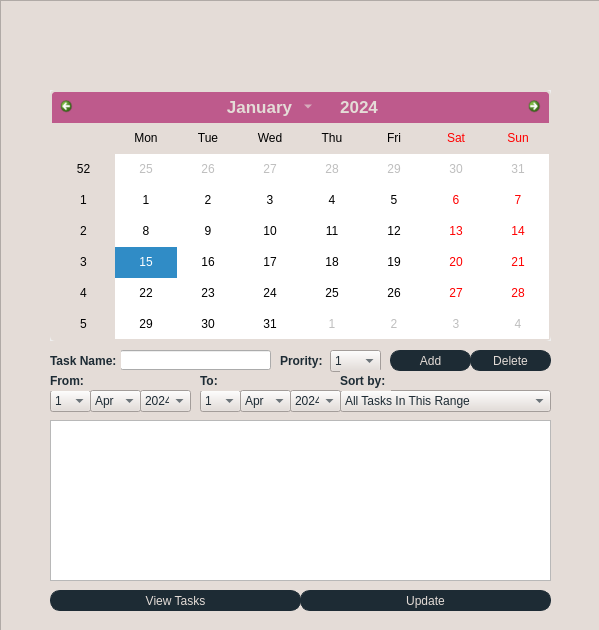
<?xml version="1.0" encoding="UTF-8"?>
<ui version="4.0">
 <class>Task Management System</class>
 <widget class="QWidget" name="Task Management System">
  <property name="geometry">
   <rect>
    <x>0</x>
    <y>0</y>
    <width>599</width>
    <height>630</height>
   </rect>
  </property>
  <property name="windowTitle">
   <string>Task Management System</string>
  </property>
  <widget class="QPushButton" name="deleteButton">
   <property name="geometry">
    <rect>
     <x>470</x>
     <y>350</y>
     <width>81</width>
     <height>21</height>
    </rect>
   </property>
   <property name="font">
    <font>
     <family>MS Shell Dlg 2</family>
     <pointsize>-1</pointsize>
    </font>
   </property>
   <property name="styleSheet">
    <string notr="true">QPushButton{
    background-color: rgb(29, 43, 52); /* Dark blue background */
    border-radius: 10px;
    color: rgb(228, 220, 215); /* Light beige font color */
	border: 1px solid rgb(29, 43, 52);
	font-size: 12px;
}
QPushButton:hover{
    background-color: rgb(59, 73, 82); /* Slightly lighter blue background */
    border-radius: 10px;
    color: rgb(228, 220, 215); /* Light beige font color */
	border: 2px solid rgb(50, 50, 70);
	font-size: 12px;
}
</string>
   </property>
   <property name="text">
    <string>Delete</string>
   </property>
  </widget>
  <widget class="QGraphicsView" name="graphicsView">
   <property name="geometry">
    <rect>
     <x>0</x>
     <y>0</y>
     <width>621</width>
     <height>691</height>
    </rect>
   </property>
   <property name="styleSheet">
    <string notr="true">background-color: rgb(228, 220, 215);</string>
   </property>
  </widget>
  <widget class="QPushButton" name="addButton">
   <property name="geometry">
    <rect>
     <x>390</x>
     <y>350</y>
     <width>81</width>
     <height>21</height>
    </rect>
   </property>
   <property name="styleSheet">
    <string notr="true">QPushButton{
    background-color: rgb(29, 43, 52); /* Dark blue background */
    border-radius: 10px;
    color: rgb(228, 220, 215); /* Light beige font color */
	border: 1px solid rgb(29, 43, 52);
	font-size: 12px;
}
QPushButton:hover{
    background-color: rgb(59, 73, 82); /* Slightly lighter blue background */
    border-radius: 10px;
    color: rgb(228, 220, 215); /* Light beige font color */
	border: 2px solid rgb(50, 50, 70);
	font-size: 12px;
}
</string>
   </property>
   <property name="text">
    <string>Add</string>
   </property>
  </widget>
  <widget class="QListWidget" name="tasksListWidget">
   <property name="geometry">
    <rect>
     <x>50</x>
     <y>420</y>
     <width>501</width>
     <height>161</height>
    </rect>
   </property>
  </widget>
  <widget class="QCalendarWidget" name="calendarWidget">
   <property name="geometry">
    <rect>
     <x>50</x>
     <y>90</y>
     <width>501</width>
     <height>251</height>
    </rect>
   </property>
   <property name="styleSheet">
    <string notr="true">QCalendarWidget QWidget {
    alternate-background-color: rgb(228, 220, 215); /* Light beige background */
	
	font: 12pt &quot;MS Shell Dlg 2&quot;;
}

/* style for top navigation area ###############################################*/ 

#qt_calendar_navigationbar {
    background-color: rgb(190, 90, 140); /* White background */
	border: 2px solid  rgb(228, 220, 215); /* Light beige border */
	border-bottom: 0px;
	border-top-left-radius: 5px;
	border-top-right-radius: 5px;
	
}

/* style for month change buttons ############################################ */

#qt_calendar_prevmonth, 
#qt_calendar_nextmonth {
    border: none;  /* Remove border */
    qproperty-icon: none; /* Remove default icons */
    min-width: 13px;
    max-width: 13px;
    min-height: 13px;
    max-height: 13px;
    border-radius: 5px; 
    background-color: transparent; /* Set background transparent */
    padding: 5px;
}

/* style for pre month button ############################################ */

#qt_calendar_prevmonth {
	margin-left:5px;
	image: url(:/icon/arrow-119-48.ico); /* Set image */
}

/* style for next month button ########################################### */
#qt_calendar_nextmonth {
	margin-right:5px;
	image: url(:/icon/arrow-19-48.ico); /* Set image */
}

#qt_calendar_prevmonth:hover, 
#qt_calendar_nextmonth:hover {
    background-color: rgb(85, 170, 255); /* Light blue background */
}

#qt_calendar_prevmonth:pressed, 
#qt_calendar_nextmonth:pressed {
    background-color: rgba(235, 235, 235, 1); /* Light gray background */
}


/* Style for month and year buttons #################################### */

#qt_calendar_yearbutton {
    color: rgb(228, 220, 215); /* Black font color */
	margin:5px;
    border-radius: 5px;
	font-size: 13pt;
	padding:0px 10px;
}

 #qt_calendar_monthbutton {
	width: 110px;
    color: rgb(228, 220, 215); /* Black font color */
	font-size: 13pt;
	margin:5px 0px;
    border-radius: 5px;
	padding:0px 2px;
}

#qt_calendar_yearbutton:hover, 
#qt_calendar_monthbutton:hover {
    background-color: rgb(85, 170, 255); /* Light blue background */
	font-size: 13pt;
}

#qt_calendar_yearbutton:pressed, 
#qt_calendar_monthbutton:pressed {
    background-color: rgba(235, 235, 235, 1); /* Light gray background */
	font-size: 13pt;
}

/* Style for year input lineEdit ######################################*/

#qt_calendar_yearedit {
    min-width: 53px;
    color: rgb(0, 0, 0); /* Black font color */
    background: transparent;
	font-size: 13pt;
}

/* Style for year change buttons ######################################*/

#qt_calendar_yearedit::up-button { 
	image: url(:/icon/arrow-151-48.ico);
    subcontrol-position: right;
}

#qt_calendar_yearedit::down-button { 
	image: url(:/icon/arrow-213-48.ico);
    subcontrol-position: left; 
}

#qt_calendar_yearedit::down-button, 
#qt_calendar_yearedit::up-button {
	width:10px;
	padding: 0px 5px;
	border-radius:3px;
}

#qt_calendar_yearedit::down-button:hover, 
#qt_calendar_yearedit::up-button:hover {
	background-color: rgb(85, 170, 255); /* Light blue background */
}

/* Style for month select menu ##################################### */

#calendarWidget QToolButton QMenu {
     background-color: rgb(255, 255, 255); /* White background */
}
#calendarWidget QToolButton QMenu::item {
	/*padding: 10px;*/
}
 #calendarWidget QToolButton QMenu::item:selected:enabled {
    background-color: rgb(85, 170, 255); /* Light blue background */
}

#calendarWidget QToolButton::menu-indicator {
	nosubcontrol-origin: margin;
	subcontrol-position: right center;
	margin-top: 10px;
	width:20px;
}

/* Style for calendar table ########################################## */
#qt_calendar_calendarview {
    outline: 0px; /* Remove the selected dashed box */
	border: 2px solid  rgb(228, 220, 215); /* Light beige border */
	border-top: 0px;
	border-bottom-left-radius: 5px;
	border-bottom-right-radius: 5px;
}

#qt_calendar_calendarview::item:hover {
    border-radius:5px;
	background-color:rgb(170, 255, 255); /* Light blue background */
}

#qt_calendar_calendarview::item:selected {
    background-color: rgb(85, 170, 127); /* Dark green background */
	border-radius:5px;
}
</string>
   </property>
  </widget>
  <widget class="QPushButton" name="saveButton">
   <property name="geometry">
    <rect>
     <x>300</x>
     <y>590</y>
     <width>251</width>
     <height>21</height>
    </rect>
   </property>
   <property name="styleSheet">
    <string notr="true">QPushButton{
    background-color: rgb(29, 43, 52); /* Dark blue background */
    border-radius: 10px;
    color: rgb(228, 220, 215); /* Light beige font color */
	border: 1px solid rgb(29, 43, 52);
	font-size: 12px;
}
QPushButton:hover{
    background-color: rgb(59, 73, 82); /* Slightly lighter blue background */
    border-radius: 10px;
    color: rgb(228, 220, 215); /* Light beige font color */
	border: 2px solid rgb(50, 50, 70);
	font-size: 12px;
}
</string>
   </property>
   <property name="text">
    <string>Update</string>
   </property>
  </widget>
  <widget class="QLineEdit" name="taskLineEdit">
   <property name="geometry">
    <rect>
     <x>120</x>
     <y>350</y>
     <width>151</width>
     <height>20</height>
    </rect>
   </property>
  </widget>
  <widget class="QLabel" name="taskName_label">
   <property name="geometry">
    <rect>
     <x>50</x>
     <y>350</y>
     <width>71</width>
     <height>21</height>
    </rect>
   </property>
   <property name="font">
    <font>
     <family>MS Shell Dlg 2</family>
     <pointsize>-1</pointsize>
     <weight>75</weight>
     <bold>true</bold>
     <underline>false</underline>
    </font>
   </property>
   <property name="styleSheet">
    <string notr="true">background-color: rgb(228, 220, 215); /* Light gray background */
color: rgb(29, 43, 52);
font-size: 12px;

</string>
   </property>
   <property name="text">
    <string>Task Name:</string>
   </property>
  </widget>
  <widget class="QLabel" name="priority_label">
   <property name="geometry">
    <rect>
     <x>280</x>
     <y>350</y>
     <width>51</width>
     <height>21</height>
    </rect>
   </property>
   <property name="font">
    <font>
     <pointsize>-1</pointsize>
     <weight>75</weight>
     <bold>true</bold>
    </font>
   </property>
   <property name="styleSheet">
    <string notr="true">background-color: rgb(228, 220, 215); /* Light gray background */
color: rgb(29, 43, 52);
font-size: 12px;

</string>
   </property>
   <property name="text">
    <string>Prority:</string>
   </property>
  </widget>
  <widget class="QComboBox" name="priorityComboBox">
   <property name="geometry">
    <rect>
     <x>330</x>
     <y>350</y>
     <width>51</width>
     <height>22</height>
    </rect>
   </property>
   <property name="styleSheet">
    <string notr="true">background-color: rgb(228, 220, 215); /* Light gray background */
color: rgb(29, 43, 52);
font-size: 12px;

</string>
   </property>
   <item>
    <property name="text">
     <string>1</string>
    </property>
   </item>
   <item>
    <property name="text">
     <string>2</string>
    </property>
   </item>
   <item>
    <property name="text">
     <string>3</string>
    </property>
   </item>
   <item>
    <property name="text">
     <string>4</string>
    </property>
   </item>
   <item>
    <property name="text">
     <string>5</string>
    </property>
   </item>
   <item>
    <property name="text">
     <string>6</string>
    </property>
   </item>
   <item>
    <property name="text">
     <string>7</string>
    </property>
   </item>
   <item>
    <property name="text">
     <string>8</string>
    </property>
   </item>
   <item>
    <property name="text">
     <string>9</string>
    </property>
   </item>
   <item>
    <property name="text">
     <string>10</string>
    </property>
   </item>
  </widget>
  <widget class="QLabel" name="image">
   <property name="geometry">
    <rect>
     <x>270</x>
     <y>10</y>
     <width>81</width>
     <height>71</height>
    </rect>
   </property>
   <property name="text">
    <string/>
   </property>
   <property name="pixmap">
    <pixmap>logo.jpg</pixmap>
   </property>
   <property name="scaledContents">
    <bool>true</bool>
   </property>
  </widget>
  <widget class="QPushButton" name="viewTaskButton">
   <property name="geometry">
    <rect>
     <x>50</x>
     <y>590</y>
     <width>251</width>
     <height>21</height>
    </rect>
   </property>
   <property name="styleSheet">
    <string notr="true">QPushButton{
    background-color: rgb(29, 43, 52); /* Dark blue background */
    border-radius: 10px;
    color: rgb(228, 220, 215); /* Light beige font color */
	border: 1px solid rgb(29, 43, 52);
	font-size: 12px;
}
QPushButton:hover{
    background-color: rgb(59, 73, 82); /* Slightly lighter blue background */
    border-radius: 10px;
    color: rgb(228, 220, 215); /* Light beige font color */
	border: 2px solid rgb(50, 50, 70);
	font-size: 12px;
}
</string>
   </property>
   <property name="text">
    <string>View Tasks</string>
   </property>
  </widget>
  <widget class="QComboBox" name="from_dd">
   <property name="geometry">
    <rect>
     <x>50</x>
     <y>390</y>
     <width>41</width>
     <height>22</height>
    </rect>
   </property>
   <property name="styleSheet">
    <string notr="true">background-color: rgb(228, 220, 215); /* Light gray background */
color: rgb(29, 43, 52);
font-size: 12px;

</string>
   </property>
   <item>
    <property name="text">
     <string>1</string>
    </property>
   </item>
   <item>
    <property name="text">
     <string>2</string>
    </property>
   </item>
   <item>
    <property name="text">
     <string>3</string>
    </property>
   </item>
   <item>
    <property name="text">
     <string>4</string>
    </property>
   </item>
   <item>
    <property name="text">
     <string>5</string>
    </property>
   </item>
   <item>
    <property name="text">
     <string>6</string>
    </property>
   </item>
   <item>
    <property name="text">
     <string>7</string>
    </property>
   </item>
   <item>
    <property name="text">
     <string>8</string>
    </property>
   </item>
   <item>
    <property name="text">
     <string>9</string>
    </property>
   </item>
   <item>
    <property name="text">
     <string>10</string>
    </property>
   </item>
   <item>
    <property name="text">
     <string>11</string>
    </property>
   </item>
   <item>
    <property name="text">
     <string>12</string>
    </property>
   </item>
   <item>
    <property name="text">
     <string>13</string>
    </property>
   </item>
   <item>
    <property name="text">
     <string>14</string>
    </property>
   </item>
   <item>
    <property name="text">
     <string>15</string>
    </property>
   </item>
   <item>
    <property name="text">
     <string>16</string>
    </property>
   </item>
   <item>
    <property name="text">
     <string>17</string>
    </property>
   </item>
   <item>
    <property name="text">
     <string>18</string>
    </property>
   </item>
   <item>
    <property name="text">
     <string>19</string>
    </property>
   </item>
   <item>
    <property name="text">
     <string>20</string>
    </property>
   </item>
   <item>
    <property name="text">
     <string>21</string>
    </property>
   </item>
   <item>
    <property name="text">
     <string>22</string>
    </property>
   </item>
   <item>
    <property name="text">
     <string>23</string>
    </property>
   </item>
   <item>
    <property name="text">
     <string>24</string>
    </property>
   </item>
   <item>
    <property name="text">
     <string>25</string>
    </property>
   </item>
   <item>
    <property name="text">
     <string>26</string>
    </property>
   </item>
   <item>
    <property name="text">
     <string>27</string>
    </property>
   </item>
   <item>
    <property name="text">
     <string>28</string>
    </property>
   </item>
   <item>
    <property name="text">
     <string>29</string>
    </property>
   </item>
   <item>
    <property name="text">
     <string>30</string>
    </property>
   </item>
   <item>
    <property name="text">
     <string>31</string>
    </property>
   </item>
  </widget>
  <widget class="QLabel" name="from_label">
   <property name="geometry">
    <rect>
     <x>50</x>
     <y>370</y>
     <width>71</width>
     <height>21</height>
    </rect>
   </property>
   <property name="font">
    <font>
     <family>MS Shell Dlg 2</family>
     <pointsize>-1</pointsize>
     <weight>75</weight>
     <bold>true</bold>
     <underline>false</underline>
    </font>
   </property>
   <property name="styleSheet">
    <string notr="true">background-color: rgb(228, 220, 215); /* Light gray background */
color: rgb(29, 43, 52);
font-size: 12px;

</string>
   </property>
   <property name="text">
    <string>From:</string>
   </property>
  </widget>
  <widget class="QComboBox" name="from_mm">
   <property name="geometry">
    <rect>
     <x>90</x>
     <y>390</y>
     <width>51</width>
     <height>22</height>
    </rect>
   </property>
   <property name="styleSheet">
    <string notr="true">background-color: rgb(228, 220, 215); /* Light gray background */
color: rgb(29, 43, 52);
font-size: 12px;

</string>
   </property>
   <property name="currentIndex">
    <number>3</number>
   </property>
   <item>
    <property name="text">
     <string>Jan</string>
    </property>
   </item>
   <item>
    <property name="text">
     <string>Feb</string>
    </property>
   </item>
   <item>
    <property name="text">
     <string>Mar</string>
    </property>
   </item>
   <item>
    <property name="text">
     <string>Apr</string>
    </property>
   </item>
   <item>
    <property name="text">
     <string>May</string>
    </property>
   </item>
   <item>
    <property name="text">
     <string>Jun</string>
    </property>
   </item>
   <item>
    <property name="text">
     <string>Jul</string>
    </property>
   </item>
   <item>
    <property name="text">
     <string>Aug</string>
    </property>
   </item>
   <item>
    <property name="text">
     <string>Sep</string>
    </property>
   </item>
   <item>
    <property name="text">
     <string>Oct</string>
    </property>
   </item>
   <item>
    <property name="text">
     <string>Nov</string>
    </property>
   </item>
   <item>
    <property name="text">
     <string>Dec</string>
    </property>
   </item>
  </widget>
  <widget class="QComboBox" name="from_yyyy">
   <property name="geometry">
    <rect>
     <x>140</x>
     <y>390</y>
     <width>51</width>
     <height>22</height>
    </rect>
   </property>
   <property name="styleSheet">
    <string notr="true">background-color: rgb(228, 220, 215); /* Light gray background */
color: rgb(29, 43, 52);
font-size: 12px;

</string>
   </property>
   <property name="currentIndex">
    <number>24</number>
   </property>
   <item>
    <property name="text">
     <string>2000</string>
    </property>
   </item>
   <item>
    <property name="text">
     <string>2001</string>
    </property>
   </item>
   <item>
    <property name="text">
     <string>2002</string>
    </property>
   </item>
   <item>
    <property name="text">
     <string>2003</string>
    </property>
   </item>
   <item>
    <property name="text">
     <string>2004</string>
    </property>
   </item>
   <item>
    <property name="text">
     <string>2005</string>
    </property>
   </item>
   <item>
    <property name="text">
     <string>2006</string>
    </property>
   </item>
   <item>
    <property name="text">
     <string>2007</string>
    </property>
   </item>
   <item>
    <property name="text">
     <string>2008</string>
    </property>
   </item>
   <item>
    <property name="text">
     <string>2009</string>
    </property>
   </item>
   <item>
    <property name="text">
     <string>2010</string>
    </property>
   </item>
   <item>
    <property name="text">
     <string>2011</string>
    </property>
   </item>
   <item>
    <property name="text">
     <string>2012</string>
    </property>
   </item>
   <item>
    <property name="text">
     <string>2013</string>
    </property>
   </item>
   <item>
    <property name="text">
     <string>2014</string>
    </property>
   </item>
   <item>
    <property name="text">
     <string>2015</string>
    </property>
   </item>
   <item>
    <property name="text">
     <string>2016</string>
    </property>
   </item>
   <item>
    <property name="text">
     <string>2017</string>
    </property>
   </item>
   <item>
    <property name="text">
     <string>2018</string>
    </property>
   </item>
   <item>
    <property name="text">
     <string>2019</string>
    </property>
   </item>
   <item>
    <property name="text">
     <string>2020</string>
    </property>
   </item>
   <item>
    <property name="text">
     <string>2021</string>
    </property>
   </item>
   <item>
    <property name="text">
     <string>2022</string>
    </property>
   </item>
   <item>
    <property name="text">
     <string>2023</string>
    </property>
   </item>
   <item>
    <property name="text">
     <string>2024</string>
    </property>
   </item>
   <item>
    <property name="text">
     <string>2025</string>
    </property>
   </item>
   <item>
    <property name="text">
     <string>2026</string>
    </property>
   </item>
   <item>
    <property name="text">
     <string>2027</string>
    </property>
   </item>
   <item>
    <property name="text">
     <string>2028</string>
    </property>
   </item>
   <item>
    <property name="text">
     <string>2029</string>
    </property>
   </item>
   <item>
    <property name="text">
     <string>2030</string>
    </property>
   </item>
  </widget>
  <widget class="QComboBox" name="to_dd">
   <property name="geometry">
    <rect>
     <x>200</x>
     <y>390</y>
     <width>41</width>
     <height>22</height>
    </rect>
   </property>
   <property name="styleSheet">
    <string notr="true">background-color: rgb(228, 220, 215); /* Light gray background */
color: rgb(29, 43, 52);
font-size: 12px;

</string>
   </property>
   <item>
    <property name="text">
     <string>1</string>
    </property>
   </item>
   <item>
    <property name="text">
     <string>2</string>
    </property>
   </item>
   <item>
    <property name="text">
     <string>3</string>
    </property>
   </item>
   <item>
    <property name="text">
     <string>4</string>
    </property>
   </item>
   <item>
    <property name="text">
     <string>5</string>
    </property>
   </item>
   <item>
    <property name="text">
     <string>6</string>
    </property>
   </item>
   <item>
    <property name="text">
     <string>7</string>
    </property>
   </item>
   <item>
    <property name="text">
     <string>8</string>
    </property>
   </item>
   <item>
    <property name="text">
     <string>9</string>
    </property>
   </item>
   <item>
    <property name="text">
     <string>10</string>
    </property>
   </item>
   <item>
    <property name="text">
     <string>11</string>
    </property>
   </item>
   <item>
    <property name="text">
     <string>12</string>
    </property>
   </item>
   <item>
    <property name="text">
     <string>13</string>
    </property>
   </item>
   <item>
    <property name="text">
     <string>14</string>
    </property>
   </item>
   <item>
    <property name="text">
     <string>15</string>
    </property>
   </item>
   <item>
    <property name="text">
     <string>16</string>
    </property>
   </item>
   <item>
    <property name="text">
     <string>17</string>
    </property>
   </item>
   <item>
    <property name="text">
     <string>18</string>
    </property>
   </item>
   <item>
    <property name="text">
     <string>19</string>
    </property>
   </item>
   <item>
    <property name="text">
     <string>20</string>
    </property>
   </item>
   <item>
    <property name="text">
     <string>21</string>
    </property>
   </item>
   <item>
    <property name="text">
     <string>22</string>
    </property>
   </item>
   <item>
    <property name="text">
     <string>23</string>
    </property>
   </item>
   <item>
    <property name="text">
     <string>24</string>
    </property>
   </item>
   <item>
    <property name="text">
     <string>25</string>
    </property>
   </item>
   <item>
    <property name="text">
     <string>26</string>
    </property>
   </item>
   <item>
    <property name="text">
     <string>27</string>
    </property>
   </item>
   <item>
    <property name="text">
     <string>28</string>
    </property>
   </item>
   <item>
    <property name="text">
     <string>29</string>
    </property>
   </item>
   <item>
    <property name="text">
     <string>30</string>
    </property>
   </item>
   <item>
    <property name="text">
     <string>31</string>
    </property>
   </item>
  </widget>
  <widget class="QComboBox" name="to_yyyy">
   <property name="geometry">
    <rect>
     <x>290</x>
     <y>390</y>
     <width>51</width>
     <height>22</height>
    </rect>
   </property>
   <property name="styleSheet">
    <string notr="true">background-color: rgb(228, 220, 215); /* Light gray background */
color: rgb(29, 43, 52);
font-size: 12px;

</string>
   </property>
   <property name="currentIndex">
    <number>24</number>
   </property>
   <item>
    <property name="text">
     <string>2000</string>
    </property>
   </item>
   <item>
    <property name="text">
     <string>2001</string>
    </property>
   </item>
   <item>
    <property name="text">
     <string>2002</string>
    </property>
   </item>
   <item>
    <property name="text">
     <string>2003</string>
    </property>
   </item>
   <item>
    <property name="text">
     <string>2004</string>
    </property>
   </item>
   <item>
    <property name="text">
     <string>2005</string>
    </property>
   </item>
   <item>
    <property name="text">
     <string>2006</string>
    </property>
   </item>
   <item>
    <property name="text">
     <string>2007</string>
    </property>
   </item>
   <item>
    <property name="text">
     <string>2008</string>
    </property>
   </item>
   <item>
    <property name="text">
     <string>2009</string>
    </property>
   </item>
   <item>
    <property name="text">
     <string>2010</string>
    </property>
   </item>
   <item>
    <property name="text">
     <string>2011</string>
    </property>
   </item>
   <item>
    <property name="text">
     <string>2012</string>
    </property>
   </item>
   <item>
    <property name="text">
     <string>2013</string>
    </property>
   </item>
   <item>
    <property name="text">
     <string>2014</string>
    </property>
   </item>
   <item>
    <property name="text">
     <string>2015</string>
    </property>
   </item>
   <item>
    <property name="text">
     <string>2016</string>
    </property>
   </item>
   <item>
    <property name="text">
     <string>2017</string>
    </property>
   </item>
   <item>
    <property name="text">
     <string>2018</string>
    </property>
   </item>
   <item>
    <property name="text">
     <string>2019</string>
    </property>
   </item>
   <item>
    <property name="text">
     <string>2020</string>
    </property>
   </item>
   <item>
    <property name="text">
     <string>2021</string>
    </property>
   </item>
   <item>
    <property name="text">
     <string>2022</string>
    </property>
   </item>
   <item>
    <property name="text">
     <string>2023</string>
    </property>
   </item>
   <item>
    <property name="text">
     <string>2024</string>
    </property>
   </item>
   <item>
    <property name="text">
     <string>2025</string>
    </property>
   </item>
   <item>
    <property name="text">
     <string>2026</string>
    </property>
   </item>
   <item>
    <property name="text">
     <string>2027</string>
    </property>
   </item>
   <item>
    <property name="text">
     <string>2028</string>
    </property>
   </item>
   <item>
    <property name="text">
     <string>2029</string>
    </property>
   </item>
   <item>
    <property name="text">
     <string>2030</string>
    </property>
   </item>
  </widget>
  <widget class="QLabel" name="to_label">
   <property name="geometry">
    <rect>
     <x>200</x>
     <y>370</y>
     <width>71</width>
     <height>21</height>
    </rect>
   </property>
   <property name="font">
    <font>
     <family>MS Shell Dlg 2</family>
     <pointsize>-1</pointsize>
     <weight>75</weight>
     <bold>true</bold>
     <underline>false</underline>
    </font>
   </property>
   <property name="styleSheet">
    <string notr="true">background-color: rgb(228, 220, 215); /* Light gray background */
color: rgb(29, 43, 52);
font-size: 12px;

</string>
   </property>
   <property name="text">
    <string>To:</string>
   </property>
  </widget>
  <widget class="QComboBox" name="to_mm">
   <property name="geometry">
    <rect>
     <x>240</x>
     <y>390</y>
     <width>51</width>
     <height>22</height>
    </rect>
   </property>
   <property name="styleSheet">
    <string notr="true">background-color: rgb(228, 220, 215); /* Light gray background */
color: rgb(29, 43, 52);
font-size: 12px;

</string>
   </property>
   <property name="currentIndex">
    <number>3</number>
   </property>
   <item>
    <property name="text">
     <string>Jan</string>
    </property>
   </item>
   <item>
    <property name="text">
     <string>Feb</string>
    </property>
   </item>
   <item>
    <property name="text">
     <string>Mar</string>
    </property>
   </item>
   <item>
    <property name="text">
     <string>Apr</string>
    </property>
   </item>
   <item>
    <property name="text">
     <string>May</string>
    </property>
   </item>
   <item>
    <property name="text">
     <string>Jun</string>
    </property>
   </item>
   <item>
    <property name="text">
     <string>Jul</string>
    </property>
   </item>
   <item>
    <property name="text">
     <string>Aug</string>
    </property>
   </item>
   <item>
    <property name="text">
     <string>Sep</string>
    </property>
   </item>
   <item>
    <property name="text">
     <string>Oct</string>
    </property>
   </item>
   <item>
    <property name="text">
     <string>Nov</string>
    </property>
   </item>
   <item>
    <property name="text">
     <string>Dec</string>
    </property>
   </item>
  </widget>
  <widget class="QComboBox" name="sortByComboBox">
   <property name="geometry">
    <rect>
     <x>340</x>
     <y>390</y>
     <width>211</width>
     <height>22</height>
    </rect>
   </property>
   <property name="styleSheet">
    <string notr="true">background-color: rgb(228, 220, 215); /* Light gray background */
color: rgb(29, 43, 52);
font-size: 12px;

</string>
   </property>
   <item>
    <property name="text">
     <string>All Tasks In This Range</string>
    </property>
   </item>
   <item>
    <property name="text">
     <string>Completed Tasks</string>
    </property>
   </item>
   <item>
    <property name="text">
     <string>Incomplete Tasks</string>
    </property>
   </item>
   <item>
    <property name="text">
     <string>Minimum Priority Task In This Range</string>
    </property>
   </item>
   <item>
    <property name="text">
     <string>Maximum Priority Task In This Range</string>
    </property>
   </item>
  </widget>
  <widget class="QLabel" name="sortby_label">
   <property name="geometry">
    <rect>
     <x>340</x>
     <y>370</y>
     <width>51</width>
     <height>21</height>
    </rect>
   </property>
   <property name="font">
    <font>
     <family>MS Shell Dlg 2</family>
     <pointsize>-1</pointsize>
     <weight>75</weight>
     <bold>true</bold>
     <underline>false</underline>
    </font>
   </property>
   <property name="styleSheet">
    <string notr="true">background-color: rgb(228, 220, 215); /* Light gray background */
color:rgb(29, 43, 52);
font-size: 12px;

</string>
   </property>
   <property name="text">
    <string>Sort by:</string>
   </property>
  </widget>
  <zorder>graphicsView</zorder>
  <zorder>addButton</zorder>
  <zorder>tasksListWidget</zorder>
  <zorder>calendarWidget</zorder>
  <zorder>saveButton</zorder>
  <zorder>taskLineEdit</zorder>
  <zorder>taskName_label</zorder>
  <zorder>priority_label</zorder>
  <zorder>deleteButton</zorder>
  <zorder>priorityComboBox</zorder>
  <zorder>image</zorder>
  <zorder>viewTaskButton</zorder>
  <zorder>from_dd</zorder>
  <zorder>from_label</zorder>
  <zorder>from_mm</zorder>
  <zorder>from_yyyy</zorder>
  <zorder>to_dd</zorder>
  <zorder>to_yyyy</zorder>
  <zorder>to_label</zorder>
  <zorder>to_mm</zorder>
  <zorder>sortByComboBox</zorder>
  <zorder>sortby_label</zorder>
 </widget>
 <resources>
  <include location="../../../../../../Downloads/tarteeb.qrc"/>
 </resources>
 <connections/>
</ui>
